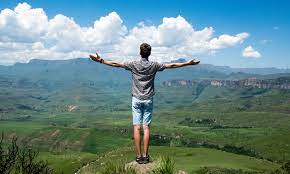
#> input picture week 6/test1.jpg, 290 x 174 px
$ jupyter execute 'water art project.ipynb'
#> lines starting #> are read from the running program, lines starting #| are printed output that depends on the picture
[cell 1]
#Fixing the imports
import cv2
import numpy as np

#-----------------Phase 1
#Readin the image
image = cv2.imread('test1.jpg')
#> image is the input picture: shape (174, 290, 3); mean B, G, R 138.4, 137.3, 104.9

#resizing the image
#Interpolation is cubic for best results
image_resized = cv2.resize(image, None, fx=1.5, fy=1.5)
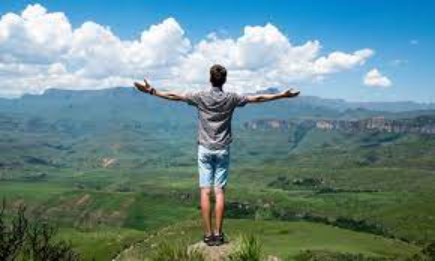
#> image_resized: shape (261, 435, 3); mean B, G, R 138.3, 137.2, 104.8


#-----------------Phase 2
#removing impurities from image
image_cleared = cv2.medianBlur(image_resized, 3)
image_cleared = cv2.medianBlur(image_cleared, 3)
image_cleared = cv2.medianBlur(image_cleared, 3)

image_cleared = cv2.edgePreservingFilter(image_cleared, sigma_s=5)
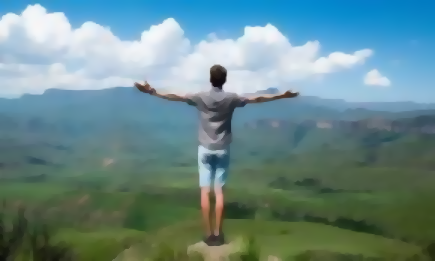
#> image_cleared: shape (261, 435, 3); mean B, G, R 138.3, 137.3, 104.9


#-----------------Phase 3
#Bilateral Image filtering
image_filtered = cv2.bilateralFilter(image_cleared, 3, 10, 5)

for i in range(2):
    image_filtered = cv2.bilateralFilter(image_filtered, 3, 20, 10)

for i in range(3):
    image_filtered = cv2.bilateralFilter(image_filtered, 5, 30, 10)

# [11 lines of commented-out code are left out]
gaussian_mask= cv2.GaussianBlur(image_filtered, (7,7), 2)
image_sharp = cv2.addWeighted(image_filtered, 1.5, gaussian_mask, -0.5, 0)
image_sharp = cv2.addWeighted(image_sharp, 1.4, gaussian_mask, -0.2, 10)
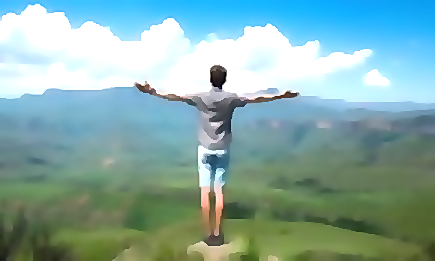
#> image_sharp: shape (261, 435, 3); mean B, G, R 167.6, 170.8, 133.5


#displayng images
cv2.imshow('Final Image', image_sharp)
cv2.imshow('Clear impurities', image_cleared)
cv2.imshow('original', image_resized)
#cv2.imwrite('art_test1.jpg', image_sharp)
cv2.waitKey(0)
cv2.destroyAllWindows()
